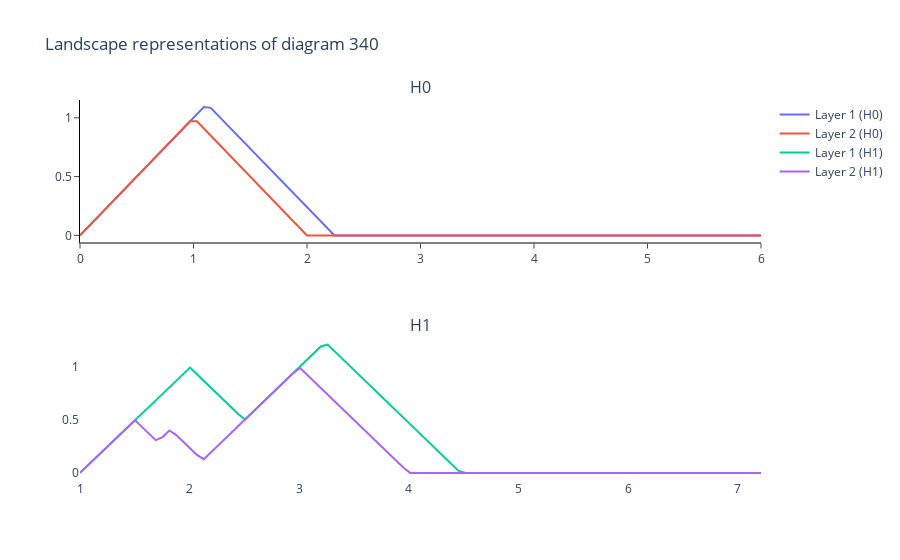

The cell this chart's notebook holds for it:
### Code cell
#linear regression first layer flip
PL = PersistenceLandscape(n_layers=2,n_bins=100)
xflipbins = PL.fit_transform(PtCloudPers1)
PL.plot(xflipbins,340)
